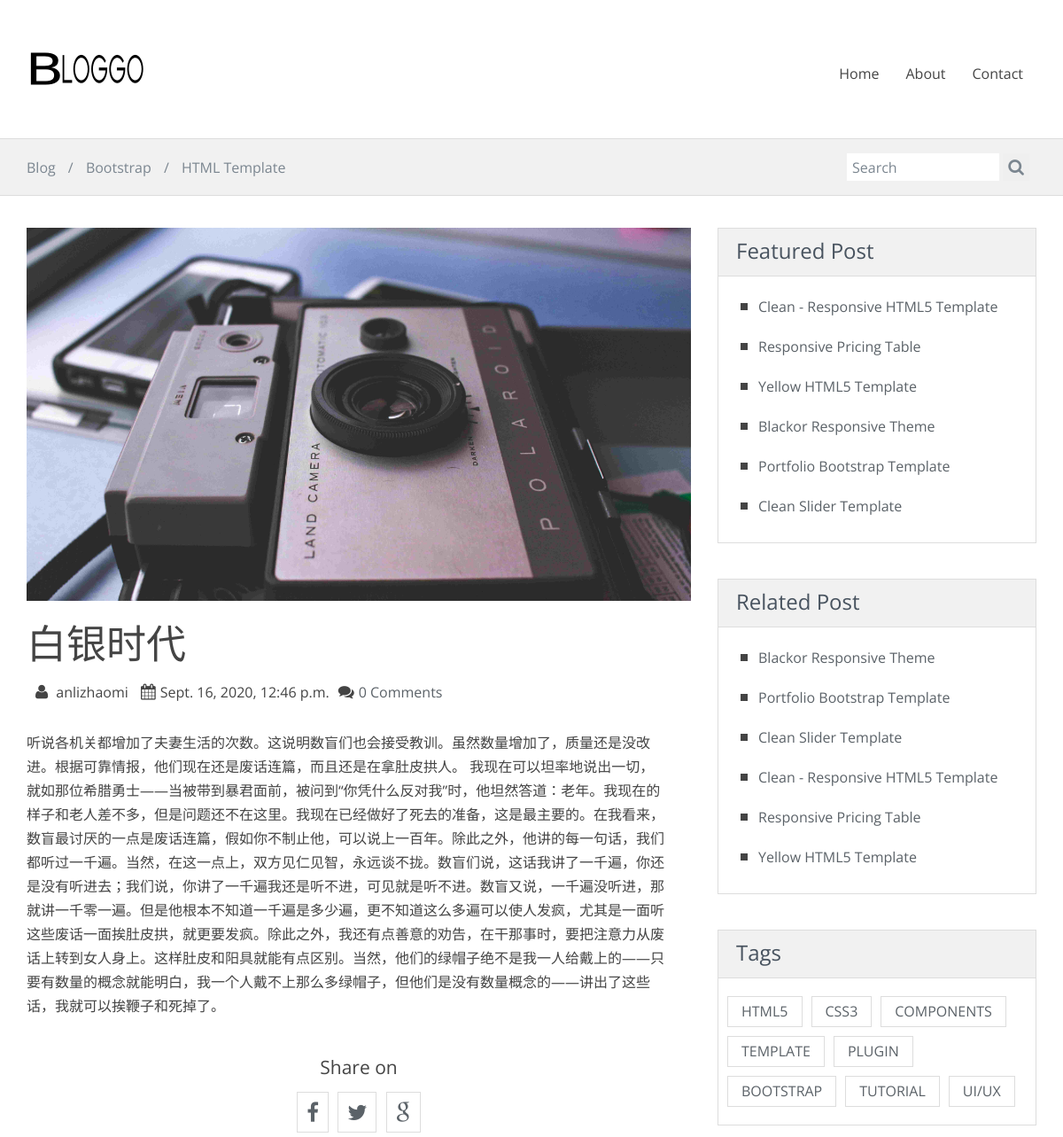
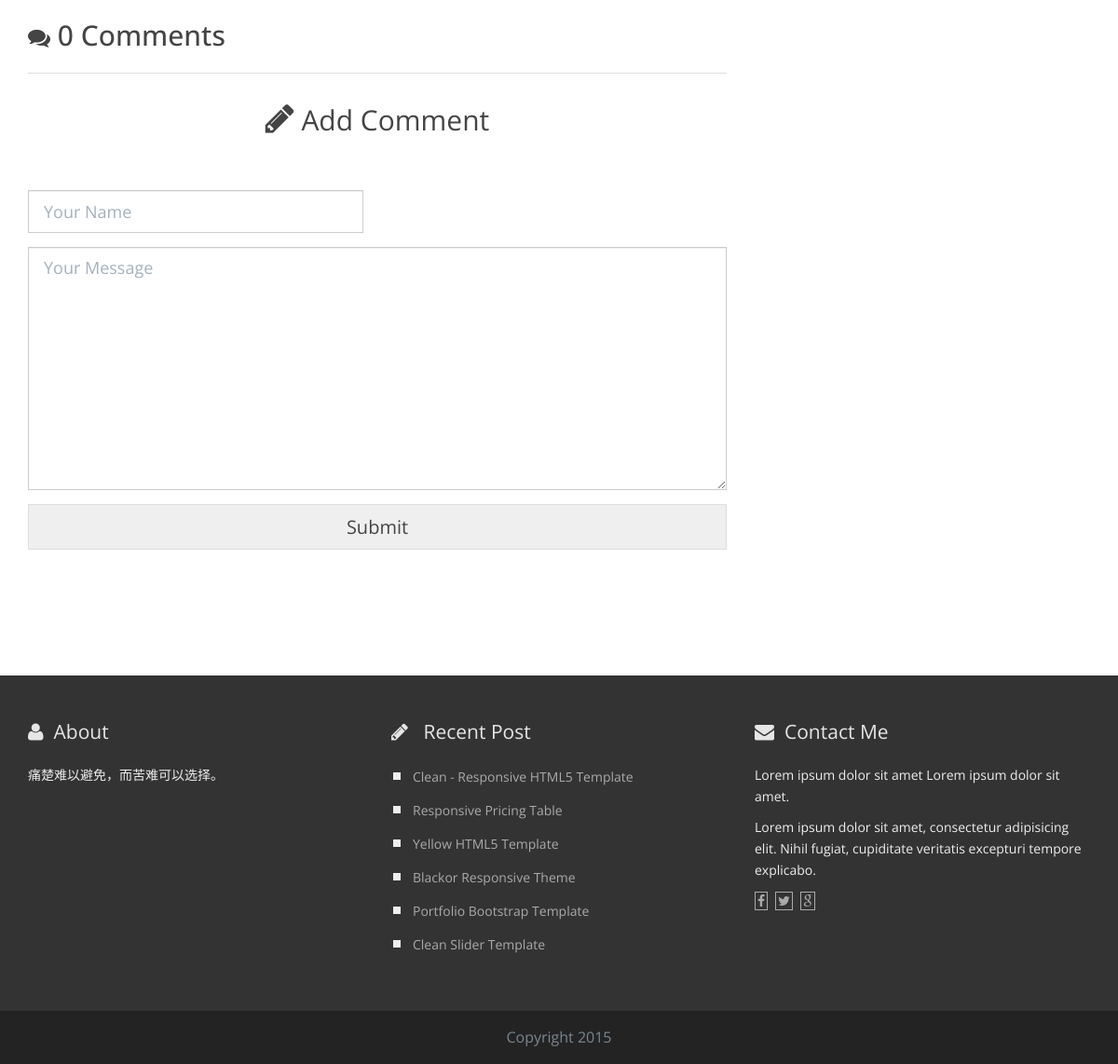
/2, run on the app's committed database (2 pictures, top to bottom).
### BLOGS/models.py (models this page shows)
class Blog(models.Model):
    title = models.CharField(max_length=200)
    text = models.CharField(max_length=99999)
    updated_time = models.DateTimeField(auto_now=True)
    created_time = models.DateTimeField(auto_now_add=True)
    created_by = models.ForeignKey(User, related_name='blog', on_delete=models.CASCADE)

### BLOGS/views.py (the view)
# urls.py: path('<int:pk>', views.detail, name ='detail'),
def detail(request, pk):
    try:
        blog = Blog.objects.get(pk=pk)
        comments = Comment.objects.filter(blog=pk)
    except Blog.DoesNotExist:
        raise Http404('Blog does not exist')
    return render(request, 'single.html', {'blog':blog, 'comments':comments})

### templates/single.html (shortened to what this page needs)
<!DOCTYPE html>
{% load static %}
<html lang="en">
<head>
    <link rel="stylesheet" href="{% static 'css/bootstrap.min.css' %}">
    <link rel="stylesheet" href="{% static 'css/font-awesome/css/font-awesome.min.css' %}">
   <link rel="stylesheet" href="{% static 'css/style.css' %}" id="theme-styles">
</head>
<body>
    <header>
        <div class="widewrapper masthead">
            <div class="container">
                <a href="{% url 'index' %}" id="logo">
                    <img src="{% static 'img/logo.png' %}" alt="clean Blog">
                </a>
                <nav class="pull-right clean-nav">
                    <div class="collapse navbar-collapse">
                        <ul class="nav nav-pills navbar-nav">
                             <li>
                                <a href="{% url 'index' %}">Home</a>
                            </li>
                            <li>
                                <a href="{% url 'about' %}">About</a>
                            </li>
                            <li>
                                <a href="{% url 'contact' %}">Contact</a>
                            </li>
                        </ul>
                    </div>
                </nav>
            </div>
        </div>
        <div class="widewrapper subheader">
            <div class="container">
                <div class="clean-breadcrumb">
                    <a href="{% url 'index' %}">Blog</a>
                    <span class="separator">&#x2F;</span>
                    <a href="#">Bootstrap</a>
                    <span class="separator">&#x2F;</span>
                    <a href="#">HTML Template</a>
                </div>
                <div class="clean-searchbox">
                    <form action="#" method="get" accept-charset="utf-8">
                        <input class="searchfield" id="searchbox" type="text" placeholder="Search">
                         <button class="searchbutton" type="submit">
                            <i class="fa fa-search"></i>
                        </button>
                    </form>
                </div>
            </div>
        </div>
    </header>
    <div class="widewrapper main">
        <div class="container">
            <div class="row">
                <div class="col-md-8 blog-main">
                    {% if blog %}
                    <article class="blog-post">
                        <header>
                            <div class="lead-image">
                                <img src="img/single-post.jpg" alt="" class="img-responsive">
                            </div>
                        </header>
                        <div class="body">
                            <h1>{{blog.title}}</h1>
                            <div class="meta">
                                <i class="fa fa-user"></i> {{ blog.created_by }} <i class="fa fa-calendar"></i>{{ blog.created_time }}<i class="fa fa-comments"></i><span class="data"><a href="#comments">{{comments.count}} Comments</a></span>
                            </div>
                            <p>{{ blog.text }}</p>
                        </div>
                    </article>
                    {% endif %}
                    <aside class="social-icons clearfix">
                        <h3>Share on </h3>
                        <a href="#"><i class="fa fa-facebook"></i></a> <a href="#"><i class="fa fa-twitter"></i></a> <a href="#"><i class="fa fa-google"></i></a>
                    </aside>
                    <h2><i class="fa fa-comments"></i> {{comments.count}} Comments</h2>
                    <aside class="create-comment" id="create-comment">
                        <hr>
                        <h2><i class="fa fa-pencil"></i> Add Comment</h2>
                        <form action="{% url 'new_comment' blog.id %}" method="post" accept-charset="utf-8">
                            <div class="row">
                                <div class="col-md-6">
                                    <input type="text" name="name" id="comment-name" placeholder="Your Name" class="form-control input-lg">
                                </div>
                            </div>
                            <textarea rows="10" name="message" id="comment-body" placeholder="Your Message" class="form-control input-lg"></textarea>
                            <div class="buttons clearfix">
                                <button type="submit" class="btn btn-xlarge btn-clean-one">Submit</button>
                            </div>
                        </form>
                    </aside>
                </div>
                <aside class="col-md-4 blog-aside">
                    <div class="aside-widget">
                        <header>
                            <h3>Featured Post</h3>
                        </header>
                        <div class="body">
                            <ul class="clean-list">
                                <li><a href="">Clean - Responsive HTML5 Template</a></li>
                                <li><a href="">Responsive Pricing Table</a></li>
                                <li><a href="">Yellow HTML5 Template</a></li>
                                <li><a href="">Blackor Responsive Theme</a></li>
                                <li><a href="">Portfolio Bootstrap Template</a></li>
                                <li><a href="">Clean Slider Template</a></li>
                            </ul>
                        </div>
                    </div>
                    <div class="aside-widget">
                        <header>
                            <h3>Related Post</h3>
                        </header>
                        <div class="body">
                            <ul class="clean-list">
                                <li><a href="">Blackor Responsive Theme</a></li>
                                <li><a href="">Portfolio Bootstrap Template</a></li>
                                <li><a href="">Clean Slider Template</a></li>
                                <li><a href="">Clean - Responsive HTML5 Template</a></li>
                                <li><a href="">Responsive Pricing Table</a></li>
                                <li><a href="">Yellow HTML5 Template</a></li>
                            </ul>
                        </div>
                    </div>
                    <div class="aside-widget">
                        <header>
                            <h3>Tags</h3>
                        </header>
                        <div class="body clearfix">
                            <ul class="tags">
                                <li><a href="#">HTML5</a></li>
                                <li><a href="#">CSS3</a></li>
                                <li><a href="#">COMPONENTS</a></li>
                                <li><a href="#">TEMPLATE</a></li>
                                <li><a href="#">PLUGIN</a></li>
                                <li><a href="#">BOOTSTRAP</a></li>
                                <li><a href="#">TUTORIAL</a></li>
                                <li><a href="#">UI/UX</a></li>
                            </ul>
                        </div>
                    </div>
                </aside>
            </div>
        </div>
    </div>
    <footer>
        <div class="widewrapper footer">
            <div class="container">
                <div class="row">
                    <div class="col-md-4 footer-widget">
                        <h3> <i class="fa fa-user"></i>About</h3>
                       <p>痛楚难以避免，而苦难可以选择。</p>
                    </div>
                    <div class="col-md-4 footer-widget">
                        <h3> <i class="fa fa-pencil"></i> Recent Post</h3>
                        <ul class="clean-list">
                            <li><a href="">Clean - Responsive HTML5 Template</a></li>
                            <li><a href="">Responsive Pricing Table</a></li>
                            <li><a href="">Yellow HTML5 Template</a></li>
                            <li><a href="">Blackor Responsive Theme</a></li>
                            <li><a href="">Portfolio Bootstrap Template</a></li>
                            <li><a href="">Clean Slider Template</a></li>
                        </ul>
                    </div>
                    <div class="col-md-4 footer-widget">
                        <h3> <i class="fa fa-envelope"></i>Contact Me</h3>
                        <p>Lorem ipsum dolor sit amet Lorem ipsum dolor sit amet.</p>
                        <p>Lorem ipsum dolor sit amet, consectetur adipisicing elit. Nihil fugiat, cupiditate veritatis excepturi tempore explicabo.</p>
                         <div class="footer-widget-icon">
                            <i class="fa fa-facebook"></i><i class="fa fa-twitter"></i><i class="fa fa-google"></i>
                        </div>
                    </div>
                </div>
            </div>
        </div>
        <div class="widewrapper copyright">
                Copyright 2015
        </div>
    </footer>
</body>
</html>

### data on the page
Blog: title "白银时代", created_by "anlizhaomi", created_time "Sept. 16, 2020, 12:46 p.m.", text "听说各机关都增加了夫妻生活的次数。这说明数盲们也会接受教训。虽然数量增加了，质量还是没改进。根据可靠情报，他们现在还是废话连篇，而且还是在拿肚皮拱人。 我现在可以坦率地说出一切，就如那位希腊勇士——当被带到暴君面前，被问到“你凭什么反对我”时，他坦然答道：老年。我现在的样子和老人差不多，但是问题还不在这里。我现在已经做好了死去的准备，这是最主要的。在我看来，数盲最讨厌的一点是废话连篇，假如你不制止他，可以说上一百年。除此之外，他讲的每一句话，我们都听过一千遍。当然，在这一点上，双方见仁见智，永远谈不拢。数盲们说，这话我讲了一千遍，你还是没有听进去；我们说，你讲了一千遍我还是听不进，可见就是听不进。数盲又说，一千遍没听进，那就讲一千零一遍。但是他根本不知道一千遍是多少遍，更不知道这么多遍可以使人发疯，尤其是一面听这些废话一面挨肚皮拱，就更要发疯。除此之外，我还有点善意的劝告，在干那事时，要把注意力从废话上转到女人身上。这样肚皮和阳具就能有点区别。当然，他们的绿帽子绝不是我一人给戴上的——只要有数量的概念就能明白，我一个人戴不上那么多绿帽子，但他们是没有数量概念的——讲出了这些话，我就可以挨鞭子和死掉了。"

### other printed values
{{ comments.count }} "0"
